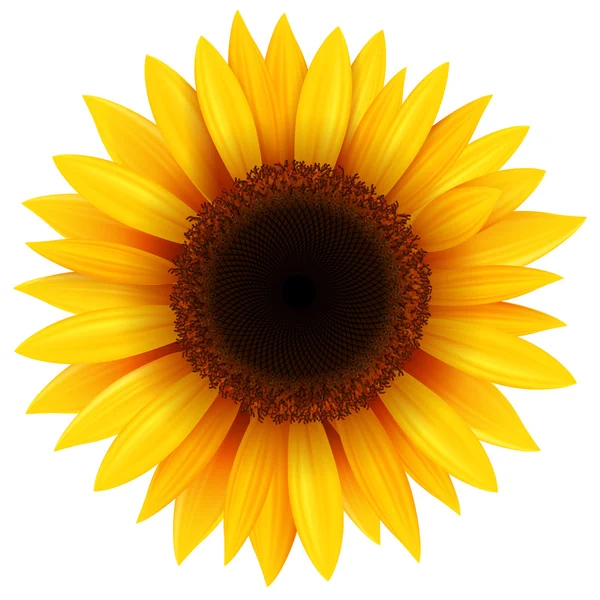
#> input picture sun.jpg, 600 x 600 px
$ python main.py
#> lines starting #> are read from the running program, lines starting #| are printed output that depends on the picture
from PIL import Image
import numpy as np


def convolve(matrix,kernal,padding,stride):
    #get shape
#> called with matrix = array of shape (6, 6), kernal = array of shape (3, 3), padding = 0, stride = 1
    x_KernalShape = kernal.shape[0]
    y_kernalShape = kernal.shape[1]
    x_ImageShape = matrix.shape[0]
    y_ImageShape = matrix.shape[1]

    #get shape of convolving result: (I - k + 1)x(I - k +1) when padding=0,strides=1
    xresult = int(((x_ImageShape - x_KernalShape + 2 *padding) / stride) + 1)
    yresult = int(((y_ImageShape - y_kernalShape + 2 *padding) / stride) + 1)
    result = np.zeros((xresult,yresult))

    #Iterate through the image
    for i in range(result.shape[0]):
        for j in range(result.shape[1]):
            result[i,j] = (matrix[i:i + x_KernalShape , j:j + y_kernalShape] * kernal).sum()
    return result


if __name__ == '__main__':
    #**********************
    #for i(a)
    #return a random integer from 1 to 8
    matrix = np.random.randint(1,8,size=(6,6))
    kernel = np.random.randint(1,8,size=(3,3))
    convolve_result = convolve(matrix,kernel,0,1)
    #print(convolve_result)

    #*********************
    #for i(b)
    im = Image.open('sun.jpg')
#> im is the input picture: PIL image 600x600 RGB; mean R, G, B 220.7, 187, 110.2
    rgb = np.array(im.convert('RGB'))
    r = rgb[:,:,0]
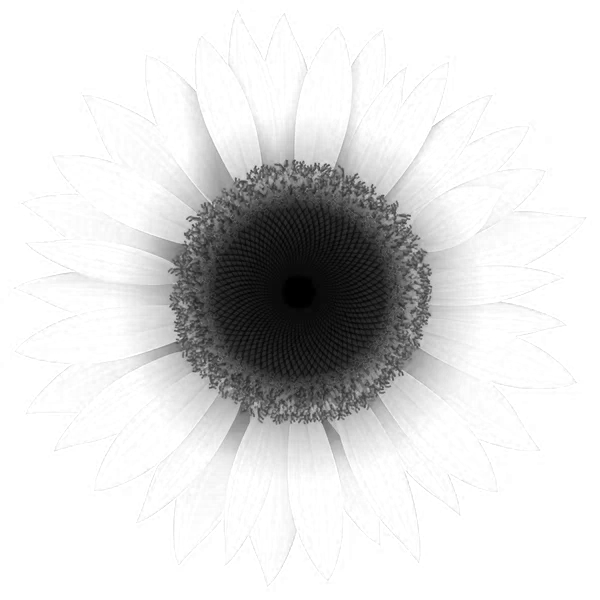
#> r: shape (600, 600); min 0, max 255, mean 220.7
    #Image.fromarray(np.uint(r)).show()

    kernel1 = np.array([[-1,-1,1],[-1,8,-1],[-1,-1,-1]])
    convolve_result1 = convolve(r,kernel1,0,1)
#> call 2 of convolve, with kernal = array of shape (3, 3), padding = 0, stride = 1
#> after the loop in convolve (call 2), `for i in range(result.shape[0]):`:
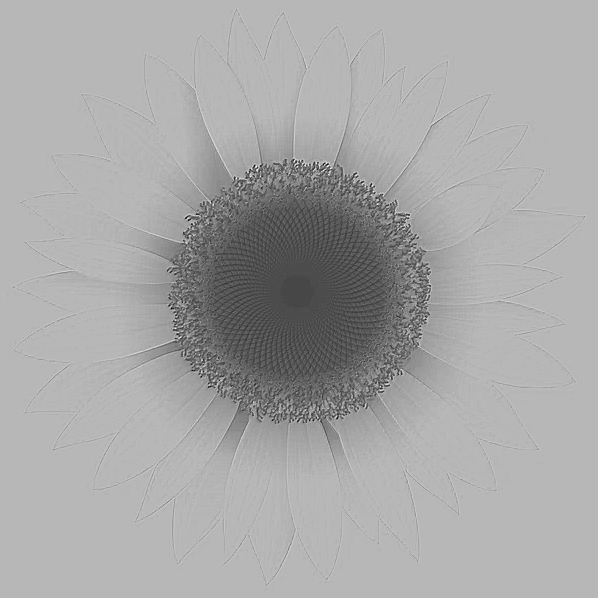
#> result: shape (598, 598) float64; min -328, max 837, mean 440.9; drawn with min black and max white
    #Image.fromarray(np.uint8(convolve_result1)).show()

    kernel2 = np.array([[0,-1,0],[-1,8,-1],[0,-1,0]])
    convolve_result2 = convolve(r,kernel2,0,1)
#> call 3 of convolve, with kernal = array of shape (3, 3), padding = 0, stride = 1
#> after the loop in convolve (call 3), `for i in range(result.shape[0]):`:
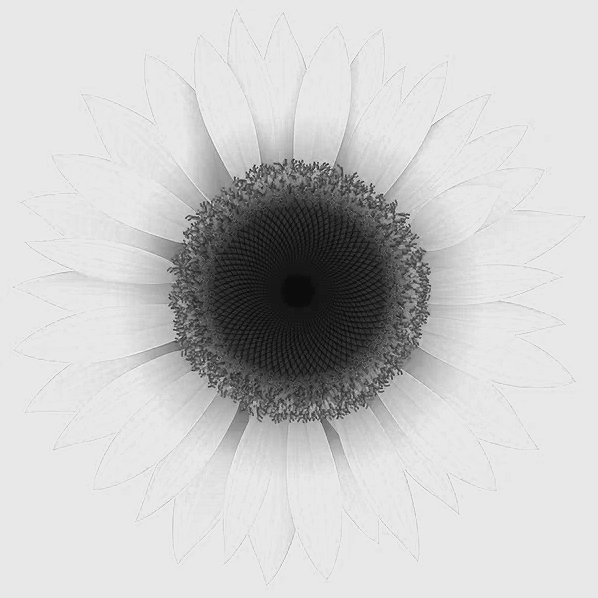
#> result: shape (598, 598) float64; min -59, max 1125, mean 881.9; drawn with min black and max white
    Image.fromarray(np.uint8(convolve_result2)).show()
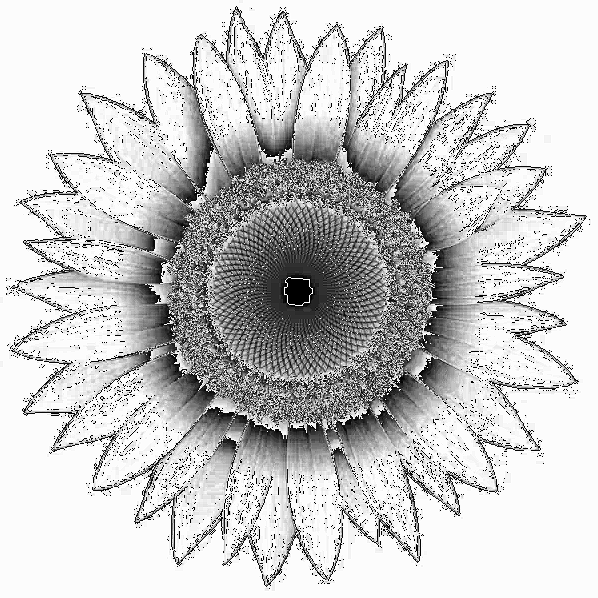
#> shown: PIL image 598x598 L; min 0, max 255, mean 201.4

    #*********************
    #for

$ run again, with 3.png saved as sun.jpg
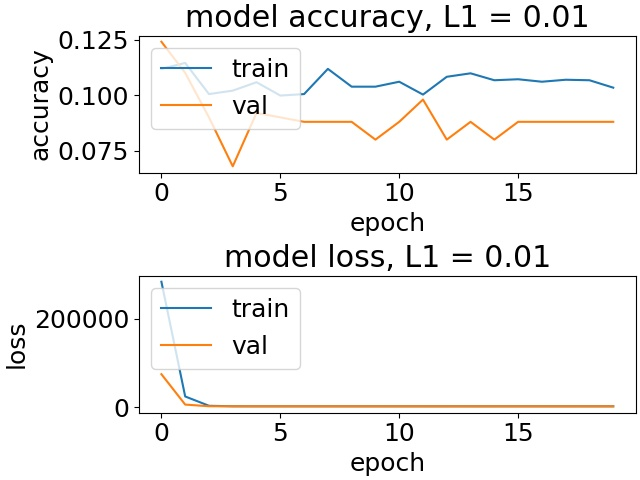
#> input picture 3.png, 640 x 480 px
#> im is the input picture: PIL image 640x480 RGB; mean R, G, B 243.6, 243.3, 242.6
#> after the loop in convolve (call 3), `for i in range(result.shape[0]):`:
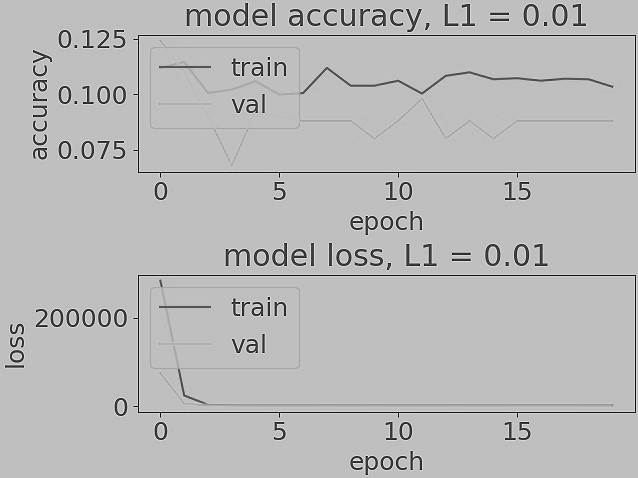
#> result: shape (478, 638) float64; min -611, max 1564, mean 974.3; drawn with min black and max white
#> `Image.fromarray(np.uint8(convolve_result2)).show()`:
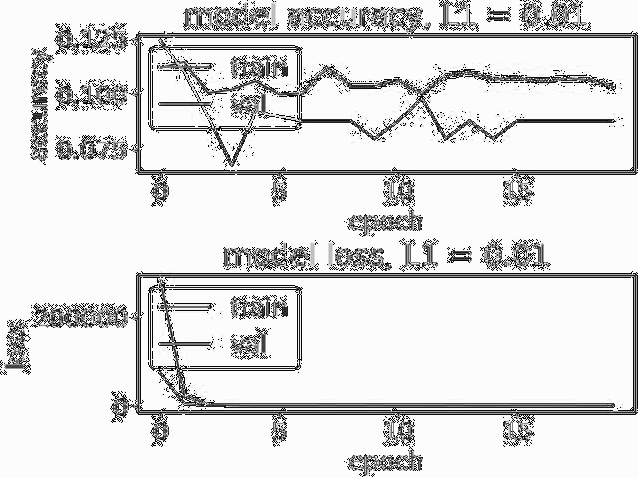
#> shown: PIL image 638x478 L; min 0, max 255, mean 223
